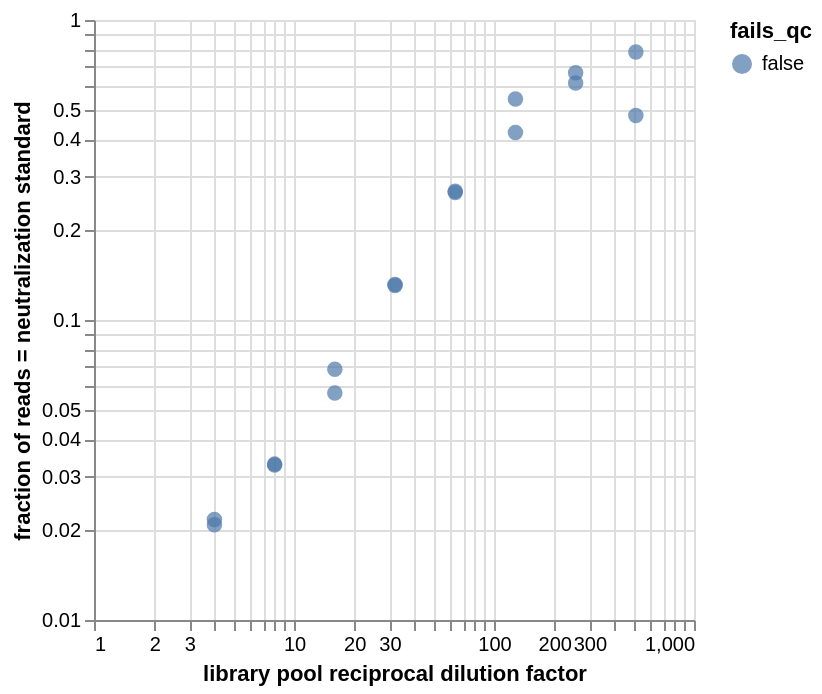

Notebook code cell kept with this figure:
### Code cell
# Scatterplot of the same data as above, plotted by dilution factor
alt.Chart(neut_standard_fracs).mark_circle(size=60).encode(
    alt.X('dilution_factor:Q', 
          scale=alt.Scale(type='log'),
          title='library pool reciprocal dilution factor'),
    alt.Y('neut_standard_frac:Q', 
          scale=alt.Scale(type='log'),
          title='fraction of reads = neutralization standard'),
    color='fails_qc',
    tooltip=['well', 'dilution_factor', 'neut_standard_frac', 'total_count']
).interactive()

### Figure 1 — Vega-Lite specification as saved in the notebook (floating-point values rounded to 4 significant figures)
{"config": {"view": {"continuousWidth": 300, "continuousHeight": 300}}, "data": {"name": "data-cbf516bd55e0dc4c9c1d5dd9ed5b8975"}, "mark": {"type": "circle", "size": 60}, "encoding": {"color": {"field": "fails_qc", "type": "nominal"}, "tooltip": [{"field": "well", "type": "nominal"}, {"field": "dilution_factor", "type": "quantitative"}, {"field": "neut_standard_frac", "type": "quantitative"}, {"field": "total_count", "type": "quantitative"}], "x": {"field": "dilution_factor", "scale": {"type": "log"}, "title": "library pool reciprocal dilution factor", "type": "quantitative"}, "y": {"field": "neut_standard_frac", "scale": {"type": "log"}, "title": "fraction of reads = neutralization standard", "type": "quantitative"}}, "params": [{"name": "param_1", "select": {"type": "interval", "encodings": ["x", "y"]}, "bind": "scales"}], "$schema": "https://vega.github.io/schema/vega-lite/v5.20.1.json", "datasets": {"data-cbf516bd55e0dc4c9c1d5dd9ed5b8975": [{"well": "A1", "sample_well": "A1-none-4-1 (A1)", "dilution_factor": 4, "total_count": 1956817, "neut_standard_count": 40673, "neut_standard_frac": 0.02079, "fails_qc": false}, {"well": "A2", "sample_well": "A2-none-4-2 (A2)", "dilution_factor": 4, "total_count": 1911645, "neut_standard_count": 41337, "neut_standard_frac": 0.02162, "fails_qc": false}, {"well": "B1", "sample_well": "B1-none-8-1 (B1)", "dilution_factor": 8, "total_count": 1742057, "neut_standard_count": 57273, "neut_standard_frac": 0.03288, "fails_qc": false}, {"well": "B2", "sample_well": "B2-none-8-2 (B2)", "dilution_factor": 8, "total_count": 721784, "neut_standard_count": 23879, "neut_standard_frac": 0.03308, "fails_qc": false}, {"well": "C1", "sample_well": "C1-none-16-1 (C1)", "dilution_factor": 16, "total_count": 1480901, "neut_standard_count": 101450, "neut_standard_frac": 0.06851, "fails_qc": false}, {"well": "C2", "sample_well": "C2-none-16-2 (C2)", "dilution_factor": 16, "total_count": 1131532, "neut_standard_count": 64587, "neut_standard_frac": 0.05708, "fails_qc": false}, {"well": "D1", "sample_well": "D1-none-32-1 (D1)", "dilution_factor": 32, "total_count": 1580279, "neut_standard_count": 207488, "neut_standard_frac": 0.1313, "fails_qc": false}, {"well": "D2", "sample_well": "D2-none-32-2 (D2)", "dilution_factor": 32, "total_count": 811490, "neut_standard_count": 105717, "neut_standard_frac": 0.1303, "fails_qc": false}, {"well": "E1", "sample_well": "E1-none-64-1 (E1)", "dilution_factor": 64, "total_count": 1008577, "neut_standard_count": 270745, "neut_standard_frac": 0.2684, "fails_qc": false}, {"well": "E2", "sample_well": "E2-none-64-2 (E2)", "dilution_factor": 64, "total_count": 743798, "neut_standard_count": 197817, "neut_standard_frac": 0.266, "fails_qc": false}, {"well": "F1", "sample_well": "F1-none-128-1 (F1)", "dilution_factor": 128, "total_count": 1161360, "neut_standard_count": 490106, "neut_standard_frac": 0.422, "fails_qc": false}, {"well": "F2", "sample_well": "F2-none-128-2 (F2)", "dilution_factor": 128, "total_count": 33576, "neut_standard_count": 18297, "neut_standard_frac": 0.5449, "fails_qc": false}, {"well": "G1", "sample_well": "G1-none-256-1 (G1)", "dilution_factor": 256, "total_count": 1495519, "neut_standard_count": 922379, "neut_standard_frac": 0.6168, "fails_qc": false}, {"well": "G2", "sample_well": "G2-none-256-2 (G2)", "dilution_factor": 256, "total_count": 1152471, "neut_standard_count": 768666, "neut_standard_frac": 0.667, "fails_qc": false}, {"well": "H1", "sample_well": "H1-none-512-1 (H1)", "dilution_factor": 512, "total_count": 1914442, "neut_standard_count": 919318, "neut_standard_frac": 0.4802, "fails_qc": false}, {"well": "H2", "sample_well": "H2-none-512-2 (H2)", "dilution_factor": 512, "total_count": 1482342, "neut_standard_count": 1159488, "neut_standard_frac": 0.7822, "fails_qc": false}]}}
